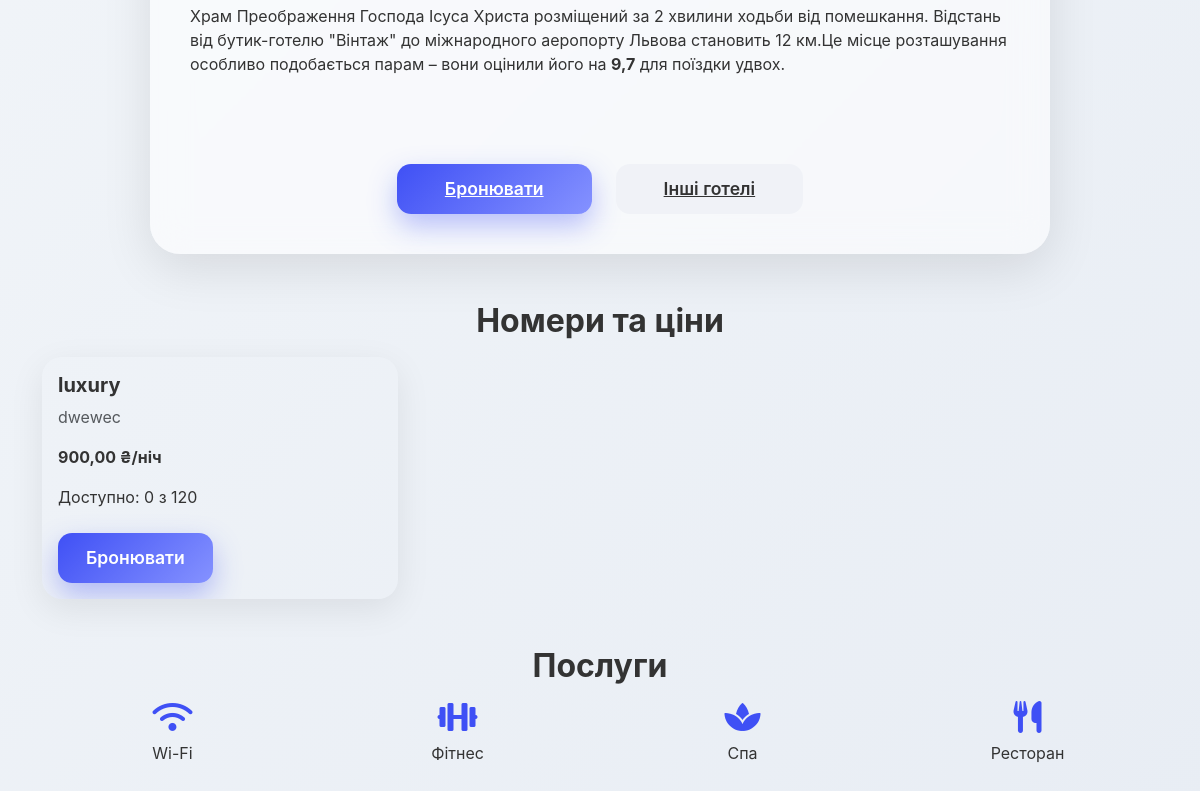
Page /hotels/2 (lower part) on the earlier database version.
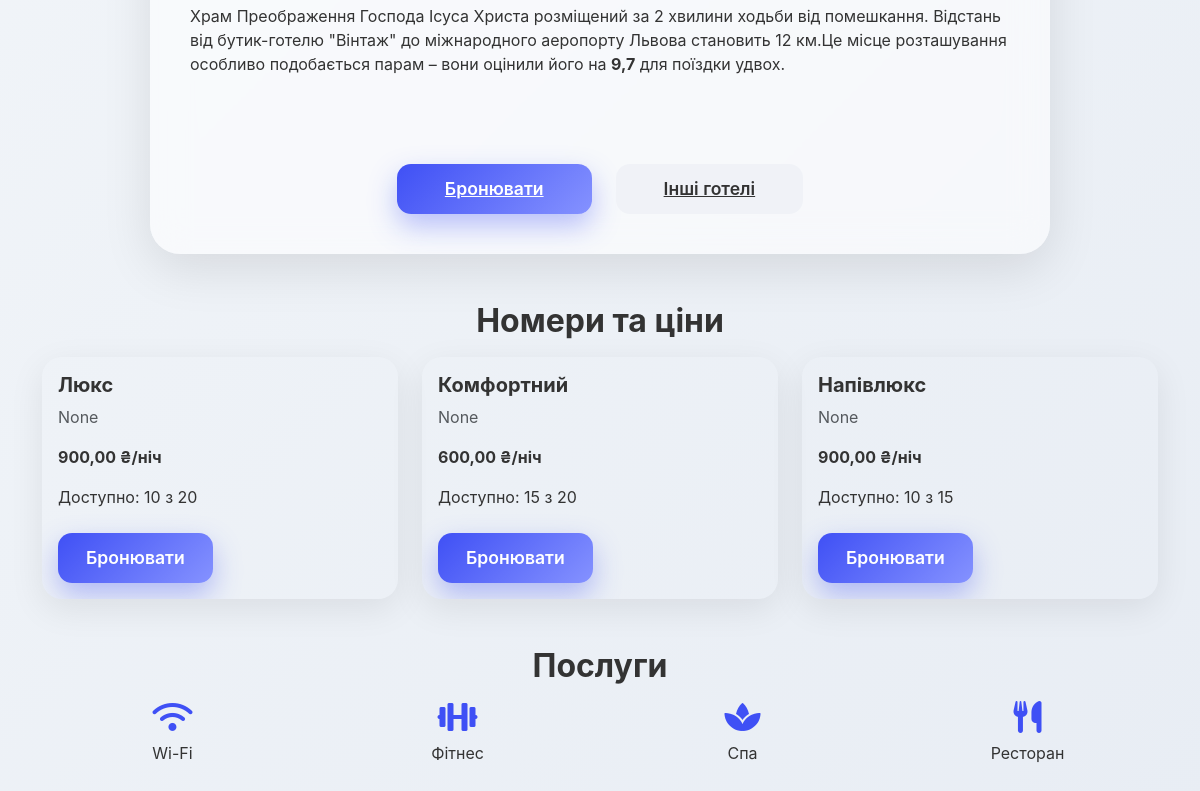
Same page on the later database version.
### hotels/models.py (models this page shows, shortened)
class HotelRoom(models.Model):
    hotel = models.ForeignKey(Hotel, on_delete=models.CASCADE, related_name='hotel_rooms')
    room_type = models.ForeignKey(RoomType, on_delete=models.CASCADE, related_name='hotel_rooms')
    price_per_night = models.DecimalField(max_digits=10, decimal_places=2)
    total_count = models.PositiveIntegerField()
    available_count = models.PositiveIntegerField()

class RoomType(models.Model):
    name = models.CharField(max_length=255)
    description = models.TextField(max_length=9999, blank=True, null=True)

### hotels/views.py (the view)
# urls.py: path('<int:pk>', views.HotelDetailView.as_view(), name='din')
class HotelDetailView(DetailView):
    model = Hotel
    template_name = 'hotels/hotel.html'
    context_object_name = 'hotels'

### hotels/templates/hotels/hotel.html (shortened to what this page needs)
{% load static %}
{% load i18n %}
<!DOCTYPE html>
<html lang="uk">
<head>
<link href="https://cdn.jsdelivr.net/npm/bootstrap@5.3.2/dist/css/bootstrap.min.css" rel="stylesheet">
<link rel="stylesheet" href="https://cdn.jsdelivr.net/npm/swiper@9/swiper-bundle.min.css"/>
<link rel="stylesheet" href="https://cdnjs.cloudflare.com/ajax/libs/font-awesome/6.0.0-beta3/css/all.min.css"/>
</head>
<body>
<div class="container py-5">
<div class="glass-card mx-auto" style="max-width:900px;">
    <p class="hotel-desc mb-4">{{ hotels.description|safe }}</p>
    <div class="d-flex justify-content-center gap-4 mt-4">
        <a href="{% url 'create_booking' hotels.id %}" class="btn-lux btn-gradient px-5">{% trans "Бронювати" %}</a>
        <a href="{% url 'hotels' %}" class="btn-lux btn-soft px-5">{% trans "Інші готелі" %}</a>
    </div>
</div>
<h2 class="mt-5 mb-3 fw-bold text-center">Номери та ціни</h2>
<div class="row g-4">
    {% for room in hotels.hotel_rooms.all %}
    <div class="col-md-4">
        <div class="room-card">
            {% if room.room_type %}
            <div class="p-3">
                <h5 class="fw-bold">{{ room.room_type.name }}</h5>
                <p class="text-muted">{{ room.room_type.description }}</p>
                <p class="fw-bold">{{ room.price_per_night }} ₴/ніч</p>
                <p>Доступно: {{ room.available_count }} з {{ room.total_count }}</p>
                <a href="{% url 'create_booking' hotels.id %}?room={{ room.id }}" class="btn btn-gradient btn-lux mt-2">Бронювати</a>
            </div>
            {% endif %}
        </div>
    </div>
    {% endfor %}
</div>
<h2 class="mt-5 mb-3 fw-bold text-center">Послуги</h2>
<div class="row text-center g-4">
    <div class="col-md-3"><i class="fas fa-wifi service-icon mb-2"></i><p>Wi-Fi</p></div>
    <div class="col-md-3"><i class="fas fa-dumbbell service-icon mb-2"></i><p>Фітнес</p></div>
    <div class="col-md-3"><i class="fas fa-spa service-icon mb-2"></i><p>Спа</p></div>
    <div class="col-md-3"><i class="fas fa-utensils service-icon mb-2"></i><p>Ресторан</p></div>
</div>
</div>
</body>
</html>

Differences in the rows shown:
changed HotelRoom: room_type.name "luxury" → "Люкс"; room_type.description "dwewec" → "None"; available_count "0" → "10"; total_count "120" → "20"
added HotelRoom: room_type.name "Комфортний", room_type.description "None", price_per_night "600,00", available_count "15", total_count "20"
added HotelRoom: room_type.name "Напівлюкс", room_type.description "None", price_per_night "900,00", available_count "10", total_count "15"
